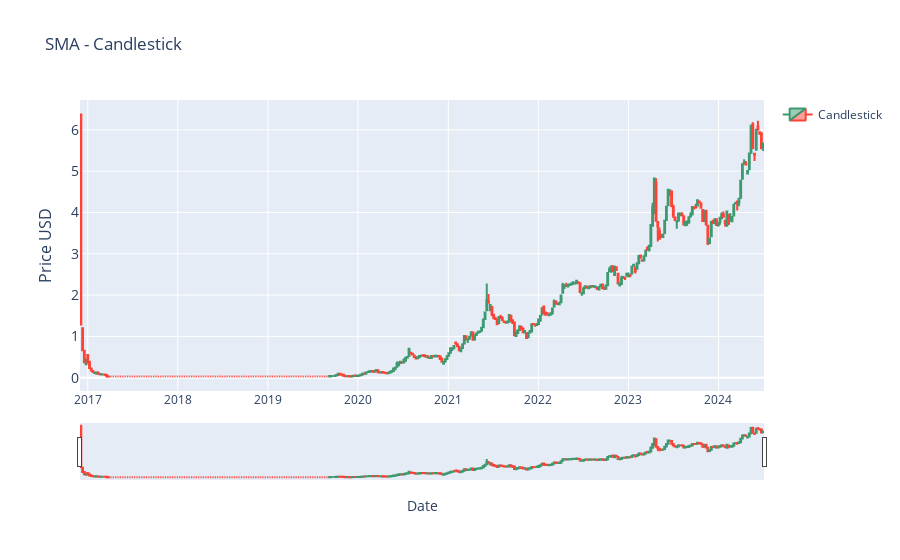

Write notebook code for a chart like this one.
### Markdown cell above
### CANDLESTICK - NOT DONE YET - PLAN: IMPLIMENT IN EVERY CODEBLOCK AS TRUE/FALSE FUNCTION

### Code cell
#CANDLESTICK BUT WITH FIRST AND LAST INSTEAD OF MEAN AND MEDIAN

import plotly.graph_objects as go
import pandas as pd
from ipywidgets import interact, DatePicker
import numpy as np

# renames current item to df
df = current_item.copy()

# Resample the data to weekly timeframe
# NOTE: Range can be altered: 'W' (week), 'M' (Month), '2D' (2 Days)
new_data = df.resample('w').agg({
    'price_usd': ['max', 'min', 'first', 'last'],
    'volume': 'sum'
})


# Slices the multi-level columns and renames
new_data.columns = ['high', 'low', 'open', 'close' ,'volume']


# Function to update the graph based on the selected date range
def update_graph(start_date, end_date):
 

    mask = (new_data.index >= pd.to_datetime(start_date)) & (new_data.index <= pd.to_datetime(end_date))
    filtered_data = new_data.loc[mask]

    
    # Creating the candlestick chart
    fig = go.Figure(data=[go.Candlestick(x=filtered_data.index,
                                         open=filtered_data['open'],
                                         high=filtered_data['high'],
                                         low=filtered_data['low'],
                                         close=filtered_data['close'],
                                         name='Candlestick')])
    


    # Formatting
    fig.update_layout(
        title='SMA - Candlestick',
        xaxis_title='Date',
        yaxis_title='Price USD',
        yaxis=dict(
            title='Price USD',
            titlefont_size=16,
            tickfont_size=14,
        ),
        
        showlegend=True
    )

    fig.show()




# Creating interactive widgets for date selection
start_date_picker = DatePicker(description='Start Date', value=START_DATE)
end_date_picker = DatePicker(description='End Date', value=END_DATE)

# Display the interactive widget

interact(update_graph, start_date=start_date_picker, end_date=end_date_picker)

### Figure 1 — Plotly figure (JSON) as saved in the notebook; plotly's stock layout.template omitted (floating-point values rounded to 4 significant figures; data arrays with more than 128 entries replaced by an {"elided": "..."} marker saying what was removed)
{"data": [{"close": {"elided": "396 float values"}, "high": {"elided": "396 float values"}, "low": {"elided": "396 float values"}, "name": "Candlestick", "open": {"elided": "396 float values"}, "type": "candlestick", "x": {"elided": "396 str values"}}], "layout": {"showlegend": true, "title": {"text": "SMA - Candlestick"}, "xaxis": {"title": {"text": "Date"}}, "yaxis": {"tickfont": {"size": 14}, "title": {"font": {"size": 16}, "text": "Price USD"}}}}
